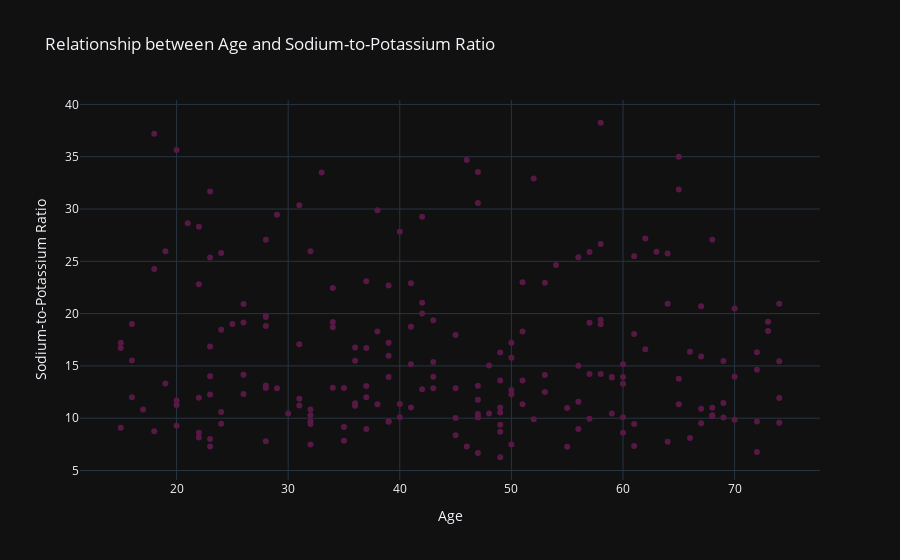

This figure's notebook cell:
### Markdown cell above
There are 50 men and 47 women who have normal cholesterol, 54 men and 49 women who have high blood pressure

### Code cell
# Plotting scatter plot for 'Na_to_K' vs 'Age'
# Creating the scatter plot
fig_scatter_age = px.scatter(df, x='Age', y='Na_to_K', title='Relationship between Age and Sodium-to-Potassium Ratio',template='plotly_dark')
fig_scatter_age.update_layout(xaxis_title='Age', yaxis_title='Sodium-to-Potassium Ratio')

# Changing the marker color
fig_scatter_age.update_traces(marker=dict(color='#581845'))  # Setting the marker color

fig_scatter_age.show()

### Figure 1 — Plotly figure (JSON) as saved in the notebook; plotly's stock layout.template omitted (floating-point values rounded to 4 significant figures; data arrays with more than 128 entries replaced by an {"elided": "..."} marker saying what was removed)
{"data": [{"hovertemplate": "Age=%{x}<br>Na_to_K=%{y}<extra></extra>", "legendgroup": "", "marker": {"color": "#581845", "symbol": "circle"}, "mode": "markers", "name": "", "orientation": "v", "showlegend": false, "type": "scatter", "x": {"elided": "200 int values"}, "xaxis": "x", "y": {"elided": "200 float values"}, "yaxis": "y"}], "layout": {"autosize": true, "legend": {"tracegroupgap": 0}, "title": {"text": "Relationship between Age and Sodium-to-Potassium Ratio"}, "xaxis": {"anchor": "y", "autorange": true, "domain": [0, 1], "range": [11.43, 77.57], "title": {"text": "Age"}, "type": "linear"}, "yaxis": {"anchor": "x", "autorange": true, "domain": [0, 1], "range": [3.63, 40.89], "title": {"text": "Sodium-to-Potassium Ratio"}, "type": "linear"}}}
